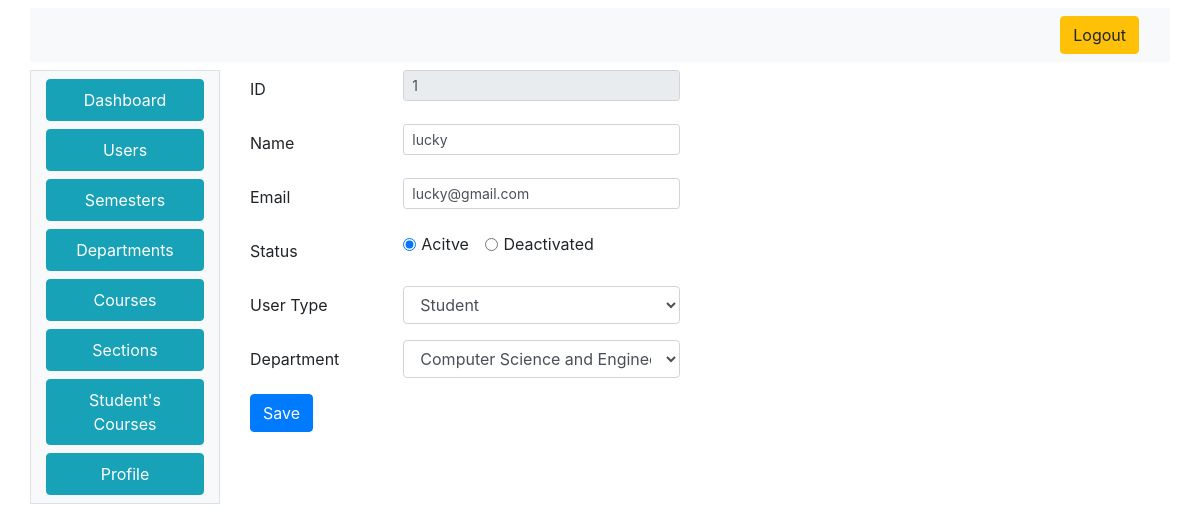
The app's page /admin/edit_user.php?UserID=1 with its own data.
### tables this page shows
CREATE TABLE `users` (
  `UserID` int(11) NOT NULL,
  `UserName` varchar(100) NOT NULL,
  `UserEmail` varchar(50) NOT NULL,
  `Password` varchar(25) NOT NULL,
  `Status` tinyint(1) NOT NULL,
  `UserTypeID` int(11) NOT NULL,
  `DepartmentID` int(11) DEFAULT NULL
);

### index_model.php (called while the page is built, shortened)
<?php
class IndexModel
{
	public $con;
	public function IndexModel()
	{
		$this->host = "localhost:3306";
		$this->user = "root";
		$this->pass = "";
		$this->dbname = "exam4";
		$this->con =  new mysqli($this->host, $this->user, $this->pass, $this->dbname);
	}
	public function getAllUserTypesInfo()
	{
		$q = "SELECT * FROM usertype";
		$r = mysqli_query($this->con, $q);
		if ($r == false) {
			return 0;
		} else {
			return $r;
		}
	}
	public function getAllDepartmentsInfo()
	{
		$q = "SELECT * FROM department";
		$r = mysqli_query($this->con, $q);
		if ($r == false) {
			return 0;
		} else {
			return $r;
		}
	}
	public function getUserInfoByID($UserID)
	{
		$q = "SELECT *,UserTypeTitle,DepartmentName FROM users LEFT OUTER JOIN department on users.DepartmentID = department.DepartmentID LEFT OUTER JOIN usertype on users.UserTypeID= usertype.UserTypeID where users.UserID=" . $UserID;
		$r = mysqli_query($this->con, $q);
		if ($r == false) {
			return 0;
		} else {
			return $r;
		}
	}
}

### admin/edit_user.php (the view, shortened to what this page needs)
<html>
<head>
  <link rel="stylesheet" href="css.css">
  <link rel="stylesheet" href="https://stackpath.bootstrapcdn.com/bootstrap/4.4.1/css/bootstrap.min.css">
</head>
<body>
  <div class="container mt-2">
    <div class="row">
      <div class="col-12 mb-2 bg-light">
        <nav class="navbar navbar-expand-lg navbar-light bg-light justify-content-end">
          <a class="btn btn-warning ml-2" href="../logout.php"><i class="fa fa-sign-out" aria-hidden="true"></i>
            Logout
          </a>
        </nav>
      </div>
      <div class="col-2 bg-light border">
        <nav class=" d-none d-md-block bg-light sidebar">
          <?php
          require_once('sidebar.php');
          ?>
        </nav>
      </div>
      <div class="col-10 bg-transparent">
        <div class="container-fluid">
          <?php
          require_once('../index_model.php');
          $indObj = new IndexModel();
          $rs = $indObj->getUserInfoByID($_GET['UserID']);
          while ($r = mysqli_fetch_assoc($rs)) {
          ?>
            <form method="POST" action="update_user.php" name="datavalid" onsubmit="return validateForm()">
              <div class="form-group row">
                <label for="UserID" class="col-sm-2 col-form-label">ID</label>
                <div class="col-4">
                  <input type="text" class="form-control form-control-sm" name="UserID" value='<?php echo $r['UserID'] ?>' readonly required>
                </div>
              </div>
              <div class="form-group row">
                <label for="UserName" class="col-sm-2 col-form-label">Name</label>
                <div class="col-4">
                  <input type="text" class="form-control form-control-sm" name="UserName" value='<?php echo $r['UserName'] ?>' required>
                </div>
              </div>
              <div class="form-group row">
                <label for="UserEmail" class="col-sm-2 col-form-label">Email</label>
                <div class="col-4">
                  <input type="email" class="form-control form-control-sm" name="UserEmail" value='<?php echo $r['UserEmail'] ?>' required>
                </div>
              </div>
              <div class="form-group row">
                <label for="Status" class="col-sm-2 col-form-label">Status</label>
                <div class="col-4">
                  <?php
                  if ($r['Status'] == 1) {
                  ?>
                    <div class="form-check form-check-inline">
                      <input class="form-check-input" type="radio" name="Status" id="Active" value="1" checked>
                      <label class="form-check-label" for="Active">Acitve</label>
                    </div>
                    <div class="form-check form-check-inline">
                      <input class="form-check-input" type="radio" name="Status" id="Deactivated" value="0">
                      <label class="form-check-label" for="Deactivated">Deactivated</label>
                    </div>
                  <?php
                  }
                  ?>
                </div>
              </div>
              <div class="form-group row">
                <label for="UserTypeID" class="col-sm-2 col-form-label">User Type</label>
                <div class="col-4">
                  <select class="form-control" id="UserTypeID" name="UserTypeID">
                    <?php
                    require_once('../index_model.php');
                    $indObj = new IndexModel();
                    $rs = $indObj->getAllUserTypesInfo();
                    while ($d = mysqli_fetch_assoc($rs)) {
                      if ($r["UserTypeID"] == $d["UserTypeID"]) {
                        echo $str = "<option value=" . $d["UserTypeID"] . " selected>" . $d["UserTypeTitle"] . "</option>";
                      } else {
                        echo $str = "<option value=" . $d["UserTypeID"] . ">" . $d["UserTypeTitle"] . "</option>";
                      }
                    }
                    ?>
                  </select>
                </div>
              </div>
              <div class="form-group row">
                <label for="DepartmentID" class="col-sm-2 col-form-label">Department</label>
                <div class="col-4">
                  <select class="form-control" id="DepartmentID" name="DepartmentID">
                  <?php
                  require_once('../index_model.php');
                  $indObj = new IndexModel();
                  $rs = $indObj->getAllDepartmentsInfo();
                  while ($d = mysqli_fetch_assoc($rs)) {
                    if ($r["DepartmentID"] == $d["DepartmentID"]) {
                      echo $str = "<option value=" . $d["DepartmentID"] . " selected>" . $d["DepartmentName"] . "</option>";
                    } else {
                      echo $str = "<option value=" . $d["DepartmentID"] . ">" . $d["DepartmentName"] . "</option>";
                    }
                  }
                }
                  ?>
                  </select>
                </div>
              </div>
              <button type="submit" class="btn btn-primary"> Save</button>
            </form>
        </div>
      </div>
    </div>
  </div>
</body>
</html>

### records on screen
users: UserID "1", UserName "lucky", UserEmail "lucky@gmail.com"

### other values on screen
form field UserTypeID "Student"
form field DepartmentID "Computer Science and Engineering"
